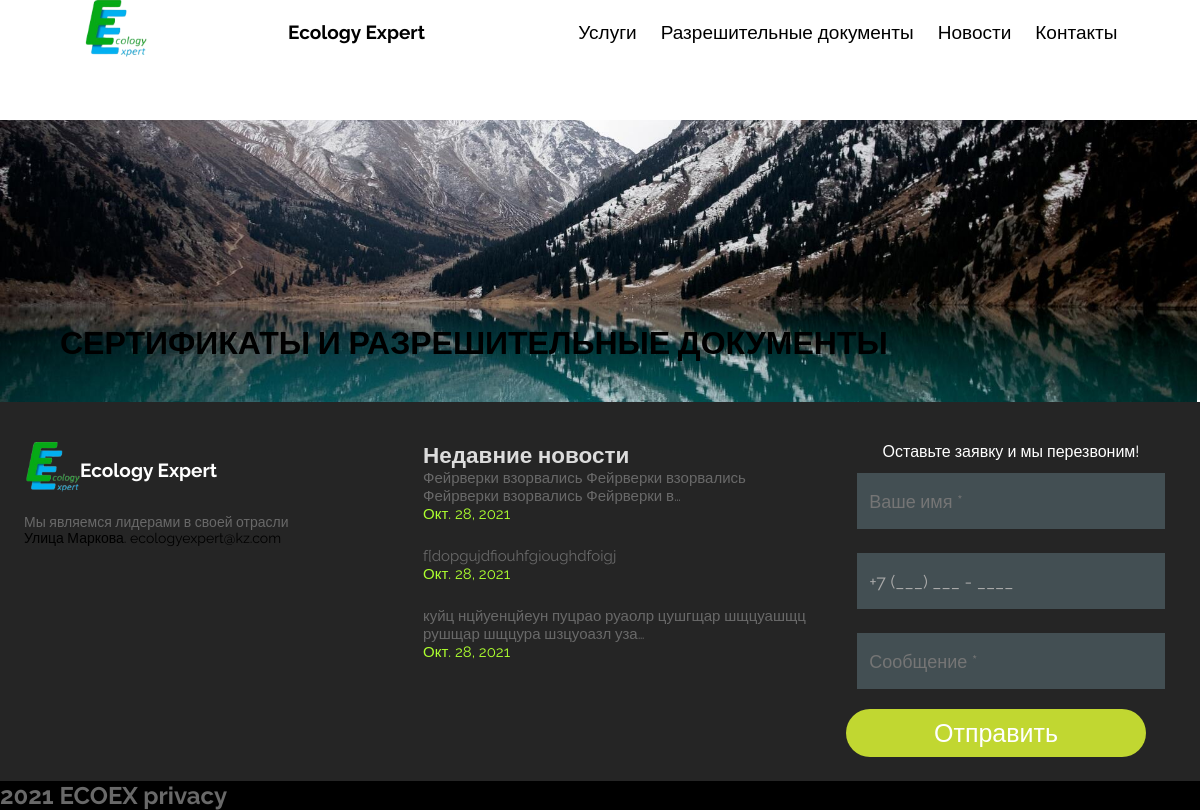
Before: /pass_docs with the older database file.
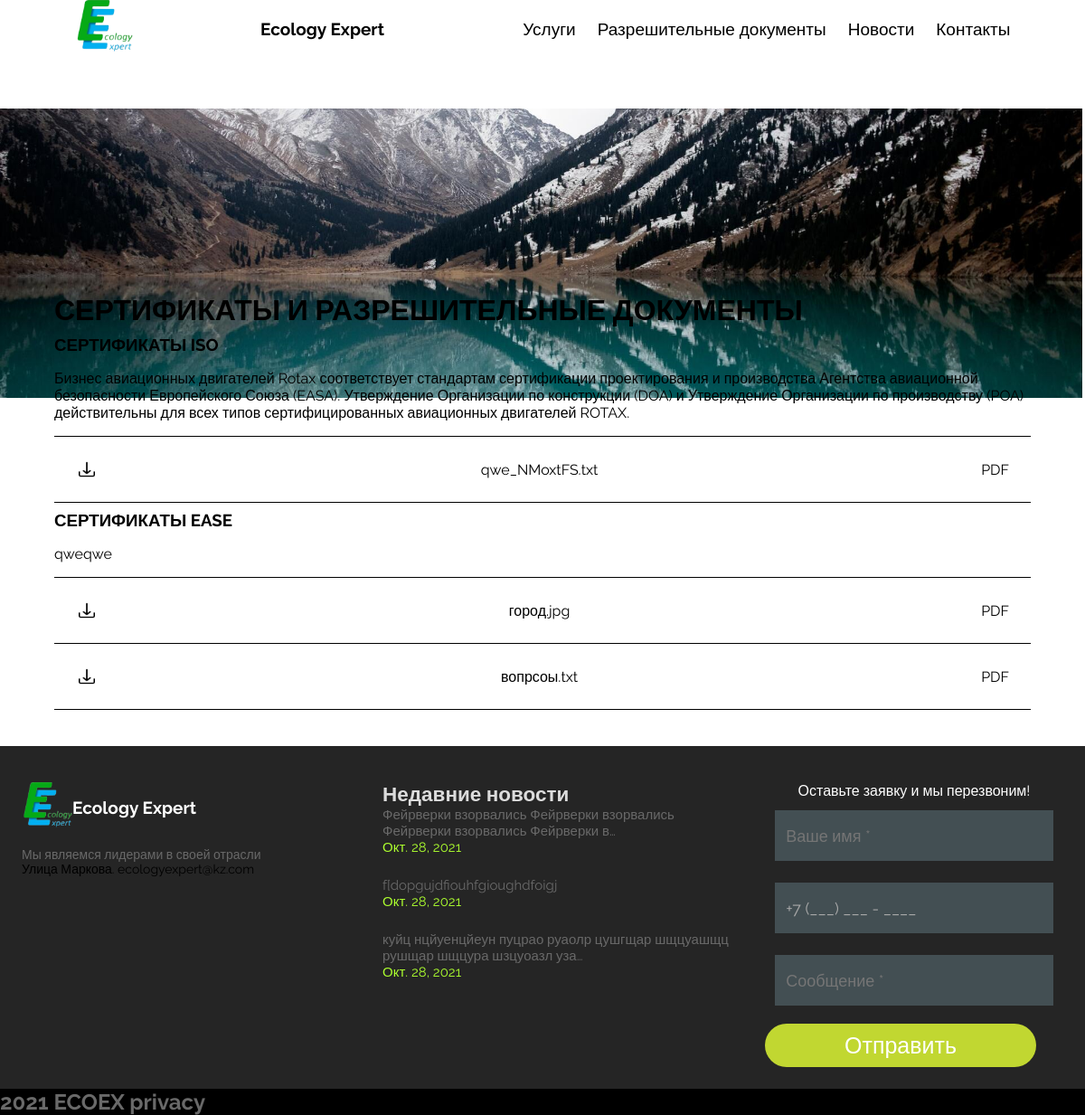
After: the same page with the newer database file.
### landing/models.py (models this page shows, shortened)
class News(models.Model):
    title = models.CharField(max_length=150)
    date = models.DateField(auto_now_add=True)
    slug = models.SlugField(max_length=75, unique=True, db_index=True, verbose_name="URL")
    image = models.ImageField(upload_to="news/", null=True)
    description = models.TextField()

class PassDocs(models.Model):
    title = models.CharField(max_length=155)
    description = models.CharField(max_length=455)
    file_pdf = models.FileField(upload_to="docs")
    file_pdf_2 = models.FileField(upload_to="docs", null=True, blank=True)
    file_pdf_3 = models.FileField(upload_to="docs", null=True, blank=True)
    file_pdf_4 = models.FileField(upload_to="docs", null=True, blank=True)
    file_pdf_5 = models.FileField(upload_to="docs", null=True, blank=True)
    file_pdf_6 = models.FileField(upload_to="docs", null=True, blank=True)
    file_pdf_7 = models.FileField(upload_to="docs", null=True, blank=True)
    file_pdf_8 = models.FileField(upload_to="docs", null=True, blank=True)

### landing/views.py (the view)
# urls.py: path('pass_docs', views.pass_docs, name='pass_docs'),
def pass_docs(request):
    context = {}
    docs = PassDocs.objects.all()
    context['docs'] = docs
    context['rng'] = ['1','1','1','1','1','1','1','1']
    return render(request, "landing/pass_docs.html", context)

### landing/context_processors.py (called while the page is built)
def news(request):
    return {'RecentNews': News.objects.all()[:3]}

### landing/templatetags/truncate_docs.py (called while the page is built)
@register.simple_tag()
def truncate_docs(doc_name):
    doc_name = doc_name.split('/')
    try:
        return doc_name[1]
    except:
        return 'file'

### templates/landing/pass_docs.html (shortened to what this page needs)
{% extends 'landing/base.html' %}
{% load static %}
{% block head %}
    <link rel="stylesheet" href="{% static 'css/pass_docs.css' %}">
    <link rel="stylesheet" href="{% static 'css/header_non_main.css' %}">
{% endblock head %}
{% block content %}
    {% load cache %}
    {% include 'parts/upper_lake.html' %}
    {% load truncate_docs %}
    <div class="pass_docs_wrapper">
    <h1>СЕРТИФИКАТЫ И РАЗРЕШИТЕЛЬНЫЕ ДОКУМЕНТЫ</h1>
    <div class="inner_wrapper">
    {% for pass_doc in docs %}
        <div class="Flex_downloads">
        <h3>{{ pass_doc.title }}</h3>
        <div class="downloads_n_text">
        <p class="pass_docs_description">{{ pass_doc.description }}</p>
        <div class="pass_docs_downloadable" onclick="download('{{ pass_doc.file_pdf.url }}')">
        <div class="pass_docs_download_icon"></div>
        <a href="{{ pass_doc.file_pdf.url }}" download>{% truncate_docs pass_doc.file_pdf.name %}</a>
        <p>PDF</p>
        </div>
        {% if pass_doc.file_pdf_2 %}
        <div style="border-top: none;" class="pass_docs_downloadable" onclick="download('{{ pass_doc.file_pdf_2.url }}')">
        <div class="pass_docs_download_icon"></div>
        <a href="{{ pass_doc.file_pdf_2.url }}" download>{% truncate_docs pass_doc.file_pdf_2.name %}</a>
        <p>PDF</p>
        </div>
            </div>
        </div>
        {% endif %}
</div>
        </div>
    {% endfor %}
    </div>
    </div>
{% endblock content %}

### templates/landing/base.html (shortened to what this page needs)
<!DOCTYPE html>
{% load static %}
{% load cache %}
<html lang="en">
<head>
{% block head %}
{% endblock head %}
{% cache 25000 header %}
<link rel="stylesheet" href="{% static 'css/base.css' %}">
<link rel="stylesheet" href="{% static 'css/mobile_header.css' %}">
{% endcache %}
</head>
<body>
<section class="HeaderWrapper" id="header_wrapper" style="background-clip: content-box">
<header id="main_header">
    <div class="LogoImg"></div>
    <a href="{% url 'landing:main_page' %}" class="LogoText" id="LogoText">Ecology Expert</a>
    <div class="TextHeaderHorizontal">
        <p class="P_header"><a href="{% url 'landing:services' %}">Услуги</a></p>
        <p class="P_header"><a href="{% url 'landing:pass_docs' %}">Разрешительные документы</a></p>
        <p class="P_header"><a href="{% url 'landing:news_fan' %}">Новости</a></p>
        <p class="P_header"><a href="{% url 'landing:contacts_fan' %}">Контакты</a></p>
    </div>
</header>
</section>
{% block content %}
{% endblock content %}
<footer>
    <div class="Footer">
        <div class="LeftSideFooter">
            <div class="FooterLogo">
            <div class="FooterLogoImg"></div>
            <a href="{% url 'landing:main_page' %}" class="LogoText">Ecology Expert</a>
            </div>
                <p class="DescripFooter">Мы являемся лидерами в своей отрасли
</p>
            <p class="LocationFooter">Улица Маркова.
<a class="EmailFooter">ecologyexpert@kz.com</a></p>
        </div>
        <div class="MiddleSideFooter">
            <h2>Недавние новости</h2>
            <div>
              {% for new in RecentNews %}
                <a class="new_description">{{ new.description|truncatechars:75 }}</a>
                <p class="new_date" >{{ new.date }}</p>
              {% endfor%}
            </div>
        </div>
    {% include 'parts/form_footer.html' %}
    </div>
    <div class="UnderFooter">
        <h1>2021 ECOEX <a href="https://google.com">privacy</a></h1>
    </div>
</footer>
</body>
</html>

Changed rows visible on the page:
added PassDocs: title "СЕРТИФИКАТЫ ISO", description "Бизнес авиационных двигателей Rotax соответствует стандартам сертификации проектирования и производства Агентства авиационной безопасности Европейского Союза (EASA). Утверждение Организации по конструкции (DOA) и Утверждение Организации по производству (POA) действительны для всех типов сертифицированных авиационных двигателей ROTAX.", file_pdf "qwe_NMoxtFS.txt"
added PassDocs: title "СЕРТИФИКАТЫ EASE", description "qweqwe", file_pdf "город.jpg", file_pdf_2 "вопрсоы.txt"
